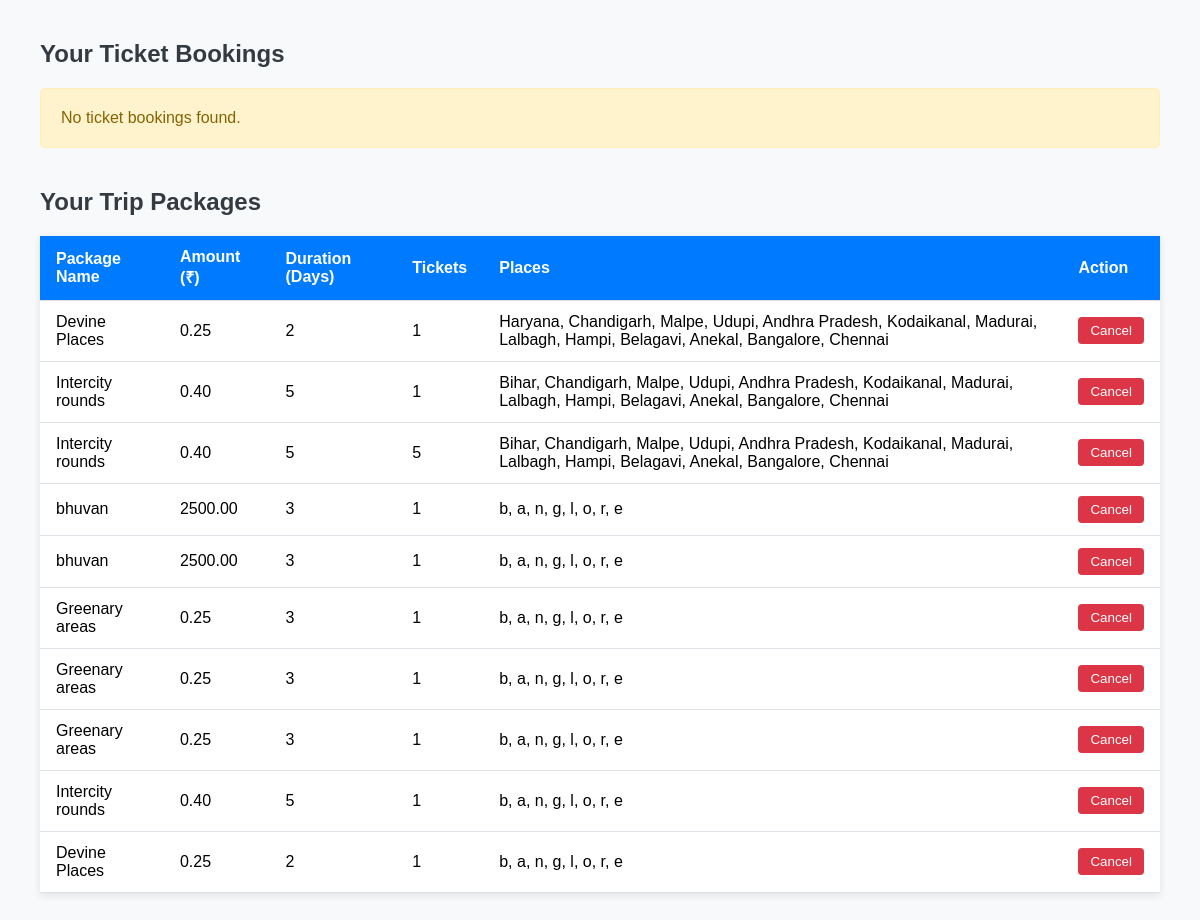
Screenshot of /orders/ (signed in) with the database file from the repository.
### myapp/models.py (models this page shows, shortened)
class TripPackage(models.Model):
    cust_name = models.CharField(max_length=100)
    name = models.CharField(max_length=100)
    amount = models.DecimalField(max_digits=10, decimal_places=2)
    duration_days = models.PositiveIntegerField()
    no_of_tickets=models.IntegerField()
    places = models.JSONField()  # ✅ Stores list of places
    created_at = models.DateTimeField(auto_now_add=True)

### myapp/views.py (the view)
# urls.py: path('orders/', views.order_list, name='order_list'),
@login_required
def order_list(request):
    orders = Ticketbook.objects.filter(user=request.user).order_by('-id')
    packages = TripPackage.objects.filter(cust_name=request.user.username).order_by('-id')  # Assuming cust_name == username
    return render(request, 'order_list.html', {
        'orders': orders,
        'packages': packages
    })

### myapp/templates/order_list.html (shortened to what this page needs)
<!DOCTYPE html>
<html>
<head>
</head>
<body>
<h2>Your Ticket Bookings</h2>
{% if orders %}
<table>
    <thead>
        <tr>
            <th>Name</th>
            <th>Source</th>
            <th>Destination</th>
            <th>Bus Type</th>
            <th>Amount (₹)</th>
            <th>Seat</th>
            <th>Date</th>
            <th>Time</th>
            <th>Action</th>
        </tr>
    </thead>
    <tbody>
        {% for order in orders %}
        <tr>
            <td>{{ order.name }}</td>
            <td>{{ order.source }}</td>
            <td>{{ order.destination }}</td>
            <td>{{ order.bus_type }}</td>
            <td>{{ order.ticket_amount }}</td>
            <td>{{ order.seat_number }}</td>
            <td>{{ order.select_date }}</td>
            <td>{{ order.select_time }}</td>
            <td>
                <form method="POST" action="{% url 'delete_order' order.id %}" onsubmit="return confirm('Cancel this ticket?');">
                    {% csrf_token %}
                    <button type="submit" class="cancel-button">Cancel</button>
                </form>
            </td>
        </tr>
        {% endfor %}
    </tbody>
</table>
{% else %}
    <div class="no-data">No ticket bookings found.</div>
{% endif %}
<h2>Your Trip Packages</h2>
{% if packages %}
<table>
    <thead>
        <tr>
            <th>Package Name</th>
            <th>Amount (₹)</th>
            <th>Duration (Days)</th>
            <th>Tickets</th>
            <th>Places</th>
            <th>Action</th>
        </tr>
    </thead>
    <tbody>
        {% for package in packages %}
        <tr>
            <td>{{ package.name }}</td>
            <td>{{ package.amount }}</td>
            <td>{{ package.duration_days }}</td>
            <td>{{ package.no_of_tickets }}</td>
            <td>{{ package.places|join:", " }}</td>
            <td>
                <form method="POST" action="{% url 'delete_package' package.id %}" onsubmit="return confirm('Cancel this trip package?');">
                    <button type="submit" class="cancel-button">Cancel</button>
                </form>
            </td>
        </tr>
        {% endfor %}
    </tbody>
</table>
{% else %}
    <div class="no-data">No trip packages found.</div>
{% endif %}
</body>
</html>

### myapp/templates/order_list.html (style rules this page uses)
body { font-family: Arial, sans-serif; margin: 40px; background-color: #f8f9fa; }
h2 { color: #343a40; margin-top: 40px; }
table { width: 100%; border-collapse: collapse; margin-top: 15px; background-color: white; box-shadow: 0 2px 8px rgba(0, 0, 0, 0.1); }
th, td { padding: 12px 16px; border-bottom: 1px solid #dee2e6; text-align: left; }
th { background-color: #007bff; color: white; }
.no-data { padding: 20px; background-color: #fff3cd; border: 1px solid #ffeeba; color: #856404; margin-top: 10px; border-radius: 5px; }
.cancel-button { background-color: #dc3545; color: white; border: none; padding: 6px 12px; cursor: pointer; border-radius: 4px; }

### rows the page displays
TripPackage: name "Devine Places", amount "0.25", duration_days "2", no_of_tickets "1", places "Haryana, Chandigarh, Malpe, Udupi, Andhra Pradesh, Kodaikanal, Madurai, Lalbagh, Hampi, Belagavi, Anekal, Bangalore, Chennai"
TripPackage: name "Intercity rounds", amount "0.40", duration_days "5", no_of_tickets "1", places "Bihar, Chandigarh, Malpe, Udupi, Andhra Pradesh, Kodaikanal, Madurai, Lalbagh, Hampi, Belagavi, Anekal, Bangalore, Chennai"
TripPackage: name "Intercity rounds", amount "0.40", duration_days "5", no_of_tickets "5", places "Bihar, Chandigarh, Malpe, Udupi, Andhra Pradesh, Kodaikanal, Madurai, Lalbagh, Hampi, Belagavi, Anekal, Bangalore, Chennai"
TripPackage: name "bhuvan", amount "2500.00", duration_days "3", no_of_tickets "1", places "b, a, n, g, l, o, r, e"
TripPackage: name "bhuvan", amount "2500.00", duration_days "3", no_of_tickets "1", places "b, a, n, g, l, o, r, e"
TripPackage: name "Greenary areas", amount "0.25", duration_days "3", no_of_tickets "1", places "b, a, n, g, l, o, r, e"
TripPackage: name "Greenary areas", amount "0.25", duration_days "3", no_of_tickets "1", places "b, a, n, g, l, o, r, e"
TripPackage: name "Greenary areas", amount "0.25", duration_days "3", no_of_tickets "1", places "b, a, n, g, l, o, r, e"
TripPackage: name "Intercity rounds", amount "0.40", duration_days "5", no_of_tickets "1", places "b, a, n, g, l, o, r, e"
TripPackage: name "Devine Places", amount "0.25", duration_days "2", no_of_tickets "1", places "b, a, n, g, l, o, r, e"
